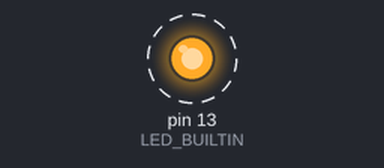
Bench run of a sketch on a simulated Arduino Uno, built with avr-gcc and run on an emulated ATmega328P. On the bench: output pins drawn as LEDs (lit = HIGH). Dashed ring = blinking.

Above: at 0.5 s.
Timing chart, 0 to 4.6 s (numbered marks = the images above):
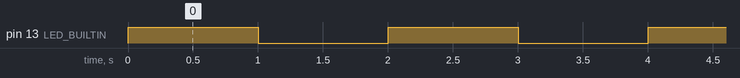

Measured:
- by itself, pin 13 (LED_BUILTIN): alternates HIGH for 1.0 s and LOW for 1.0 s

The sketch:

doctor.ino
```cpp
void setup() {
  pinMode(LED_BUILTIN, OUTPUT);
  int n = 0;
}

// the loop function runs over and over again forever
void loop() {
  int n = 0;
  if (n < 5) {
    digitalWrite(LED_BUILTIN, HIGH);
    delay(1000);
    digitalWrite(LED_BUILTIN, LOW);
    delay(1000);
    n = n + 1;
  }else {
    digitalWrite(LED_BUILTIN, LOW);
  }
}
```
